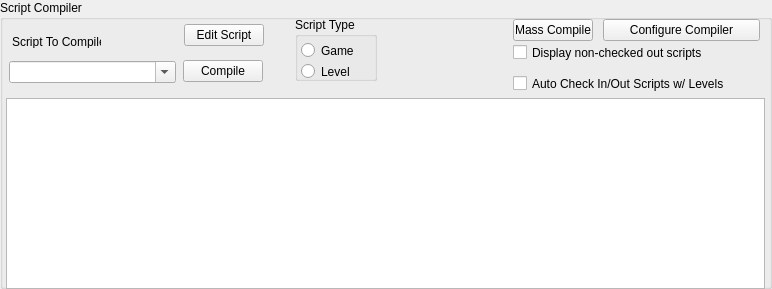
    <widget class="QGroupBox" name="IDC_STATIC_3">
      <property name="geometry">
        <rect>
          <x>11</x>
          <y>257</y>
          <width>772</width>
          <height>289</height>
        </rect>
      </property>
      <property name="title">
        <string>Script Compiler</string>
      </property>
      <property name="visible">
        <bool>true</bool>
      </property>
      <property name="enabled">
        <bool>true</bool>
      </property>
      <property name="flat">
        <bool>false</bool>
      </property>
      <widget class="QGroupBox" name="IDC_STATIC_4">
        <property name="geometry">
          <rect>
            <x>295</x>
            <y>17</y>
            <width>82</width>
            <height>64</height>
          </rect>
        </property>
        <property name="title">
          <string>Script Type</string>
        </property>
        <property name="visible">
          <bool>true</bool>
        </property>
        <property name="enabled">
          <bool>true</bool>
        </property>
        <property name="flat">
          <bool>false</bool>
        </property>
        <widget class="QRadioButton" name="IDC_SCRIPTGAME">
          <property name="geometry">
            <rect>
              <x>6</x>
              <y>24</y>
              <width>89</width>
              <height>19</height>
            </rect>
          </property>
          <property name="text">
            <string>Game</string>
          </property>
          <property name="visible">
            <bool>true</bool>
          </property>
          <property name="enabled">
            <bool>true</bool>
          </property>
        </widget>
        <widget class="QRadioButton" name="IDC_SCRIPTLEVEL">
          <property name="geometry">
            <rect>
              <x>6</x>
              <y>45</y>
              <width>89</width>
              <height>19</height>
            </rect>
          </property>
          <property name="text">
            <string>Level</string>
          </property>
          <property name="visible">
            <bool>true</bool>
          </property>
          <property name="enabled">
            <bool>true</bool>
          </property>
        </widget>
      </widget>
      <widget class="QPushButton" name="IDC_MASSCOMPILE">
        <property name="geometry">
          <rect>
            <x>513</x>
            <y>19</y>
            <width>80</width>
            <height>22</height>
          </rect>
        </property>
        <property name="text">
          <string>Mass Compile</string>
        </property>
        <property name="visible">
          <bool>true</bool>
        </property>
        <property name="enabled">
          <bool>true</bool>
        </property>
        <property name="default">
          <bool>false</bool>
        </property>
        <property name="autoDefault">
          <bool>false</bool>
        </property>
      </widget>
      <widget class="QPushButton" name="IDC_CONFIGCOMPILER">
        <property name="geometry">
          <rect>
            <x>603</x>
            <y>19</y>
            <width>157</width>
            <height>22</height>
          </rect>
        </property>
        <property name="text">
          <string>Configure Compiler</string>
        </property>
        <property name="visible">
          <bool>true</bool>
        </property>
        <property name="enabled">
          <bool>true</bool>
        </property>
        <property name="default">
          <bool>false</bool>
        </property>
        <property name="autoDefault">
          <bool>false</bool>
        </property>
      </widget>
      <widget class="QPushButton" name="IDC_EDITSCRIPT">
        <property name="geometry">
          <rect>
            <x>184</x>
            <y>24</y>
            <width>80</width>
            <height>22</height>
          </rect>
        </property>
        <property name="text">
          <string>Edit Script</string>
        </property>
        <property name="visible">
          <bool>true</bool>
        </property>
        <property name="enabled">
          <bool>true</bool>
        </property>
        <property name="default">
          <bool>false</bool>
        </property>
        <property name="autoDefault">
          <bool>false</bool>
        </property>
      </widget>
      <widget class="QLabel" name="IDC_STATIC_5">
        <property name="geometry">
          <rect>
            <x>12</x>
            <y>35</y>
            <width>89</width>
            <height>13</height>
          </rect>
        </property>
        <property name="text">
          <string>Script To Compile</string>
        </property>
        <property name="visible">
          <bool>true</bool>
        </property>
        <property name="enabled">
          <bool>true</bool>
        </property>
        <property name="alignment">
          <set>Qt::AlignLeft</set>
        </property>
      </widget>
      <widget class="QCheckBox" name="IDC_LIST_NONCHECKED_OUT">
        <property name="geometry">
          <rect>
            <x>513</x>
            <y>43</y>
            <width>197</width>
            <height>19</height>
          </rect>
        </property>
        <property name="text">
          <string>Display non-checked out scripts</string>
        </property>
        <property name="visible">
          <bool>true</bool>
        </property>
        <property name="enabled">
          <bool>true</bool>
        </property>
      </widget>
      <widget class="QPushButton" name="IDC_COMPILE">
        <property name="geometry">
          <rect>
            <x>183</x>
            <y>60</y>
            <width>80</width>
            <height>22</height>
          </rect>
        </property>
        <property name="text">
          <string>Compile</string>
        </property>
        <property name="visible">
          <bool>true</bool>
        </property>
        <property name="enabled">
          <bool>true</bool>
        </property>
        <property name="default">
          <bool>false</bool>
        </property>
        <property name="autoDefault">
          <bool>false</bool>
        </property>
      </widget>
      <widget class="QComboBox" name="IDC_SELECTED_SCRIPT">
        <property name="maxVisibleItems">
          <number>7</number>
        </property>
        <property name="geometry">
          <rect>
            <x>9</x>
            <y>61</y>
            <width>167</width>
            <height>22</height>
          </rect>
        </property>
        <property name="visible">
          <bool>true</bool>
        </property>
        <property name="enabled">
          <bool>true</bool>
        </property>
        <property name="editable">
          <bool>true</bool>
        </property>
      </widget>
      <widget class="QCheckBox" name="IDC_AUTOCHECKSCRIPTS">
        <property name="geometry">
          <rect>
            <x>513</x>
            <y>74</y>
            <width>213</width>
            <height>19</height>
          </rect>
        </property>
        <property name="text">
          <string>Auto Check In/Out Scripts w/ Levels</string>
        </property>
        <property name="visible">
          <bool>true</bool>
        </property>
        <property name="enabled">
          <bool>true</bool>
        </property>
      </widget>
      <widget class="QTextEdit" name="IDC_COMPILER_OUTPUT">
        <property name="geometry">
          <rect>
            <x>6</x>
            <y>98</y>
            <width>759</width>
            <height>191</height>
          </rect>
        </property>
        <property name="visible">
          <bool>true</bool>
        </property>
        <property name="enabled">
          <bool>true</bool>
        </property>
        <property name="readOnly">
          <bool>true</bool>
        </property>
        <property name="verticalScrollBarPolicy">
          <enum>Qt::ScrollBarAsNeeded</enum>
        </property>
        <property name="horizontalScrollBarPolicy">
          <enum>Qt::ScrollBarAsNeeded</enum>
        </property>
      </widget>
    </widget>
